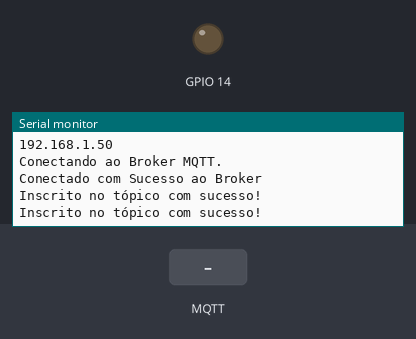
Simulated run of this sketch. Board: ESP8266 (NodeMCU). Parts: output pins drawn as LEDs (lit = HIGH), the last lines printed to the serial monitor. Inputs (shaded band) come from the test bench. WiFi joins after 1.5 s; servers stay silent unless stated; no MQTT or app messages arrive unless stated.

Above: at 2.7 s.
2.8 s: MQTT message "l" arrives on the first subscribed topic
At 4.0 s:
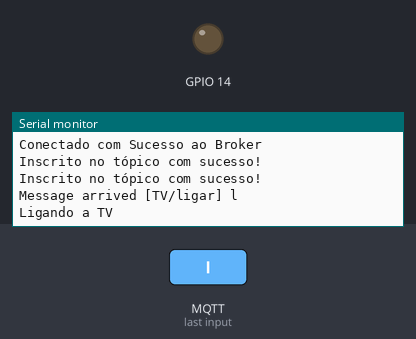
4.3 s: MQTT message "c" arrives on the first subscribed topic
At 5.1 s:
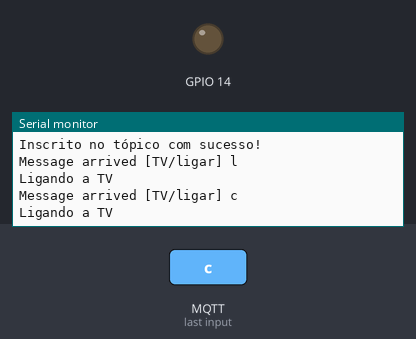
5.8 s: MQTT message "A" arrives on the first subscribed topic
At 6.2 s:
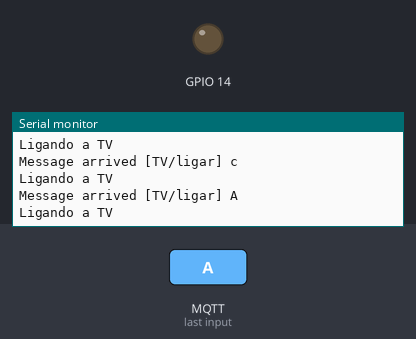

Measured:
- after the input at 2.8 s, the serial monitor: prints a new line at once (image 1)
- after the input at 4.3 s, the serial monitor: prints a new line at once (image 2)
- after the input at 5.8 s, the serial monitor: prints a new line at once (image 3)

The sketch:

HardwareTCC.ino
```cpp
#include <ESP8266WiFi.h>
#include <PubSubClient.h>
#include <IRremoteESP8266.h>


const char* ssid     = "Casa_Inteligente";
const char* password = "0kBkrtgvc&&&&";
const char* broker = "192.168.0.149";

WiFiClient IRComander;
PubSubClient MQTT(IRComander);

char msg[50] = "1";
IRsend irsend(5);
int value = 0;

// Função para conectar no WiFi
void setupWiFi(){
  Serial.println();
  Serial.println();
  Serial.print("Conectando em  ");
  Serial.println(ssid);

  WiFi.begin(ssid, password);

  while (WiFi.status() != WL_CONNECTED) {
    delay(500);
    Serial.print(".");
  }

  Serial.println("");
  Serial.println("WiFi conectado");
  Serial.println("Endereço IP: ");
  Serial.println(WiFi.localIP());

}

void callback(char* topic, byte* payload, unsigned int length) {
  Serial.print("Message arrived [");
  Serial.print(topic);
  Serial.print("] ");
  for (int i = 0; i < length; i++) {
    Serial.print((char)payload[i]);
  }
  Serial.println();
  if(topic[3] == 'l'){
    Serial.println("Ligando a TV");
    irsend.sendNEC(0x20DF10EF, 32);
  }
  if(topic[3] == 'c'){
    Serial.println("Mudando Canal");
    irsend.sendNEC(0x20DF00FF, 32);
  }
  if(topic[6] == 'A'){
    Serial.println("Aumentar Volume");
    irsend.sendNEC(0x20DF40BF, 32);
  }
  if(topic[6] == 'D'){
    Serial.println("Diminuir Volume");
    irsend.sendNEC(0x20DFC03F, 32);
  }
}

void reconectar(){
   while (!MQTT.connected()) {
    Serial.println("Conectando ao Broker MQTT.");
    if (MQTT.connect("ESP8266999")) {
      Serial.println("Conectado com Sucesso ao Broker");
      MQTT.subscribe("TV/ligar");
      Serial.println("Inscrito no tópico com sucesso!");
      MQTT.subscribe("TV/volA");
      Serial.println("Inscrito no tópico com sucesso!");
      MQTT.subscribe("TV/volD");
      MQTT.subscribe("TV/canal");
    } else {
      Serial.print("Falha ao Conectador, rc=");
      Serial.print(MQTT.state());
      Serial.println(" tentando se reconectar...");
      delay(3000);
    }
  }
}
void setup() {
  Serial.begin(115200);
  delay(10);
  setupWiFi();
  MQTT.setServer(broker,1883);
  MQTT.setCallback(callback);
  irsend.begin();
  pinMode(14,OUTPUT);

}

void loop() {
  if (!MQTT.connected()){
    reconectar();
  }
  MQTT.loop();

}
```
